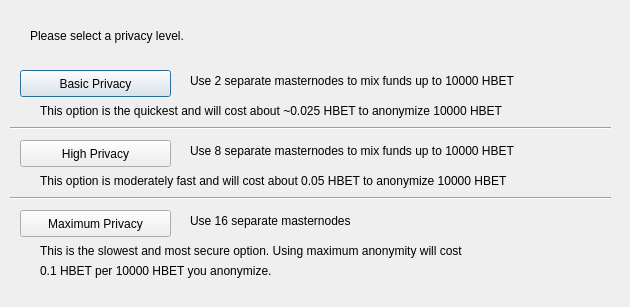
<?xml version="1.0" encoding="UTF-8"?>
<ui version="4.0">
 <class>ObfuscationConfig</class>
 <widget class="QDialog" name="ObfuscationConfig">
  <property name="geometry">
   <rect>
    <x>0</x>
    <y>0</y>
    <width>630</width>
    <height>307</height>
   </rect>
  </property>
  <property name="windowTitle">
   <string>Configure Obfuscation</string>
  </property>
  <widget class="QPushButton" name="buttonBasic">
   <property name="geometry">
    <rect>
     <x>20</x>
     <y>70</y>
     <width>151</width>
     <height>27</height>
    </rect>
   </property>
   <property name="text">
    <string>Basic Privacy</string>
   </property>
  </widget>
  <widget class="QPushButton" name="buttonHigh">
   <property name="geometry">
    <rect>
     <x>20</x>
     <y>140</y>
     <width>151</width>
     <height>27</height>
    </rect>
   </property>
   <property name="text">
    <string>High Privacy</string>
   </property>
  </widget>
  <widget class="QPushButton" name="buttonMax">
   <property name="geometry">
    <rect>
     <x>20</x>
     <y>210</y>
     <width>151</width>
     <height>27</height>
    </rect>
   </property>
   <property name="text">
    <string>Maximum Privacy</string>
   </property>
  </widget>
  <widget class="QLabel" name="label">
   <property name="geometry">
    <rect>
     <x>30</x>
     <y>20</y>
     <width>571</width>
     <height>31</height>
    </rect>
   </property>
   <property name="text">
    <string>Please select a privacy level.</string>
   </property>
  </widget>
  <widget class="QLabel" name="label_2">
   <property name="geometry">
    <rect>
     <x>190</x>
     <y>70</y>
     <width>421</width>
     <height>21</height>
    </rect>
   </property>
   <property name="text">
    <string>Use 2 separate masternodes to mix funds up to 10000 HBET</string>
   </property>
  </widget>
  <widget class="QLabel" name="label_3">
   <property name="geometry">
    <rect>
     <x>190</x>
     <y>140</y>
     <width>411</width>
     <height>21</height>
    </rect>
   </property>
   <property name="text">
    <string>Use 8 separate masternodes to mix funds up to 10000 HBET</string>
   </property>
  </widget>
  <widget class="QLabel" name="label_4">
   <property name="geometry">
    <rect>
     <x>190</x>
     <y>210</y>
     <width>421</width>
     <height>21</height>
    </rect>
   </property>
   <property name="text">
    <string>Use 16 separate masternodes</string>
   </property>
  </widget>
  <widget class="QLabel" name="label_6">
   <property name="geometry">
    <rect>
     <x>40</x>
     <y>100</y>
     <width>561</width>
     <height>21</height>
    </rect>
   </property>
   <property name="text">
    <string>This option is the quickest and will cost about ~0.025 HBET to anonymize 10000 HBET</string>
   </property>
  </widget>
  <widget class="QLabel" name="label_7">
   <property name="geometry">
    <rect>
     <x>40</x>
     <y>170</y>
     <width>561</width>
     <height>21</height>
    </rect>
   </property>
   <property name="text">
    <string>This option is moderately fast and will cost about 0.05 HBET to anonymize 10000 HBET</string>
   </property>
  </widget>
  <widget class="QLabel" name="label_8">
   <property name="geometry">
    <rect>
     <x>40</x>
     <y>240</y>
     <width>561</width>
     <height>21</height>
    </rect>
   </property>
   <property name="text">
    <string>This is the slowest and most secure option. Using maximum anonymity will cost</string>
   </property>
  </widget>
  <widget class="QLabel" name="label_9">
   <property name="geometry">
    <rect>
     <x>40</x>
     <y>260</y>
     <width>561</width>
     <height>21</height>
    </rect>
   </property>
   <property name="text">
    <string>0.1 HBET per 10000 HBET you anonymize.</string>
   </property>
  </widget>
  <widget class="Line" name="line">
   <property name="geometry">
    <rect>
     <x>10</x>
     <y>120</y>
     <width>601</width>
     <height>16</height>
    </rect>
   </property>
   <property name="orientation">
    <enum>Qt::Horizontal</enum>
   </property>
  </widget>
  <widget class="Line" name="line_2">
   <property name="geometry">
    <rect>
     <x>10</x>
     <y>190</y>
     <width>601</width>
     <height>16</height>
    </rect>
   </property>
   <property name="orientation">
    <enum>Qt::Horizontal</enum>
   </property>
  </widget>
 </widget>
 <resources/>
 <connections/>
</ui>
